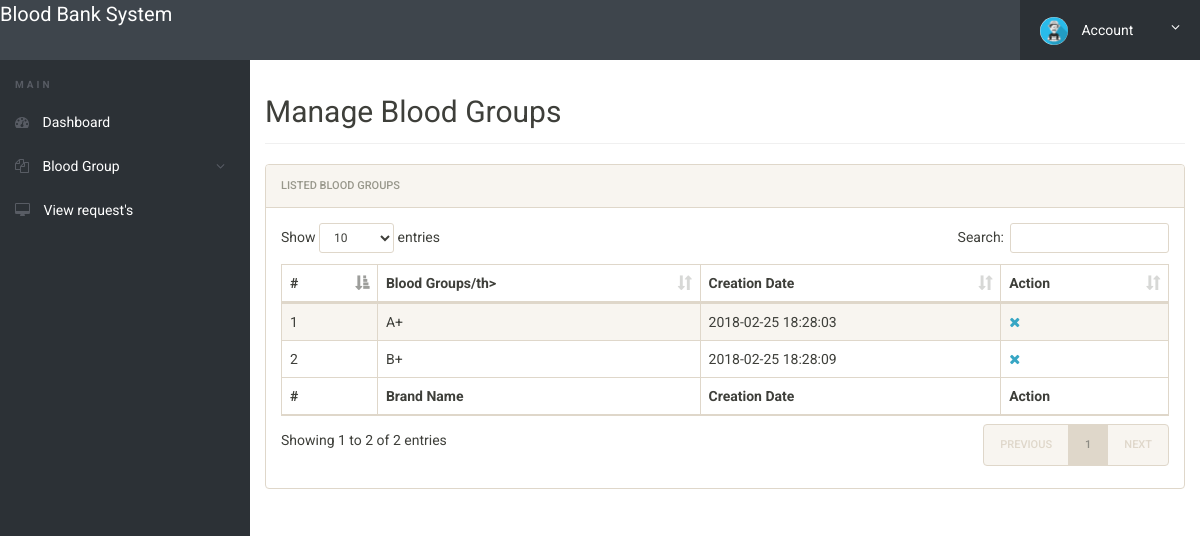
The page /hospital/manage-bloodgroup.php (signed in) on the database its author committed.
### tables this page shows
CREATE TABLE `tblbloodgroup` (
  `id` int(11) NOT NULL,
  `BloodGroup` varchar(20) DEFAULT NULL,
  `HospitalD` int(11) NOT NULL,
  `HospitalName` varchar(255) NOT NULL,
  `PostingDate` timestamp NOT NULL DEFAULT CURRENT_TIMESTAMP
);

### hospital/manage-bloodgroup.php (the view, shortened to what this page needs)
<?php
include('includes/config.php');
if(strlen($_SESSION['hlogin'])==0)
	{
header('location:index.php');
}
else{
		$HospitalD=$_SESSION['hid'];
 ?>
<!doctype html>
<html lang="en" class="no-js">
<head>
	<link rel="stylesheet" href="css/font-awesome.min.css">
	<link rel="stylesheet" href="css/bootstrap.min.css">
	<link rel="stylesheet" href="css/dataTables.bootstrap.min.css">
	<link rel="stylesheet" href="css/style.css">
</head>
<body>
	<?php include('includes/header.php');?>
	<div class="ts-main-content">
		<?php include('includes/leftbar.php');?>
		<div class="content-wrapper">
			<div class="container-fluid">
				<div class="row">
					<div class="col-md-12">
						<h2 class="page-title">Manage Blood Groups</h2>
						<div class="panel panel-default">
							<div class="panel-heading">Listed  Blood Groups</div>
							<div class="panel-body">
								<table id="zctb" class="display table table-striped table-bordered table-hover" cellspacing="0" width="100%">
									<thead>
										<tr>
										<th>#</th>
												<th>Blood Groups/th>
											<th>Creation Date</th>
											<th>Action</th>
										</tr>
									</thead>
									<tfoot>
										<tr>
										<th>#</th>
											<th>Brand Name</th>
											<th>Creation Date</th><th>Action</th>
										</tr>
									</tfoot>
									<tbody>
											<?php $sql = "SELECT * from  tblbloodgroup WHERE  HospitalD=:eid";
											$query = $dbh -> prepare($sql);
											$query-> bindParam(':eid',$HospitalD, PDO::PARAM_STR);
											$query->execute();
											$results=$query->fetchAll(PDO::FETCH_OBJ);
											$cnt=1;
											if($query->rowCount() > 0)
											{
											foreach($results as $result)
											{				?>
										<tr>
											<td><?php echo htmlentities($cnt);?></td>
											<td><?php echo htmlentities($result->BloodGroup);?></td>
											<td><?php echo htmlentities($result->PostingDate);?></td>
<td>
<a href="manage-bloodgroup.php?del=<?php echo $result->id;?>" onclick="return confirm('Do you want to delete');"><i class="fa fa-close"></i></a></td>
										</tr>
										<?php $cnt=$cnt+1; }} ?>
									</tbody>
								</table>
							</div>
						</div>
					</div>
				</div>
			</div>
		</div>
	</div>
</body>
</html>
<?php } ?>

### hospital/css/style.css (style rules this page uses)
html { font-size: 14px; }
@media only screen and (min-width: 480px) { html { font-size: 17px; } }
@media only screen and (min-width: 768px) { html { font-size: 14px; } }
body { font-size: 1em; }
a { color: #37a6c4; }
.panel { overflow: hidden; }
.page-title { padding-bottom: 15px; margin-bottom: 20px; border-bottom: 1px solid #f0f0f0; }
.ts-main-content .content-wrapper { padding-top: 15px; margin-top: 60px; }
@media only screen and (min-width: 992px) { .ts-main-content .content-wrapper { margin-left: 250px; } }

### rows shown on the page
tblbloodgroup: BloodGroup "A+", PostingDate "2018-02-25 18:28:03"
tblbloodgroup: BloodGroup "B+", PostingDate "2018-02-25 18:28:09"
